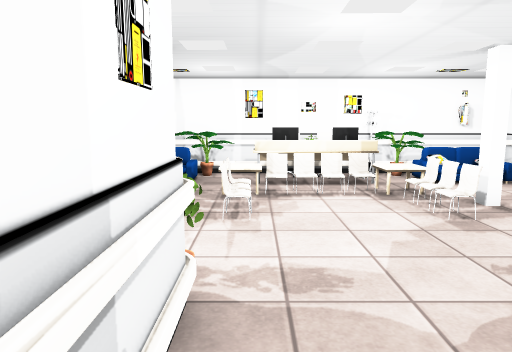
View 1 (above)

16 first-person views from a walk through a 3-D level made in the Unity game engine. The camera is 1.4 m above the floor, tilts 8° down and sees 70° across. Doors are open. The floor is counted in squares, 1 m on a side. Each view is taken from the middle of a square. On the plan, view 1 faces up. The plan holds only what a view shows up to about 16 squares ahead; the rest is blank. The player character is not drawn. Some surface patterns are stand-ins.

View 2
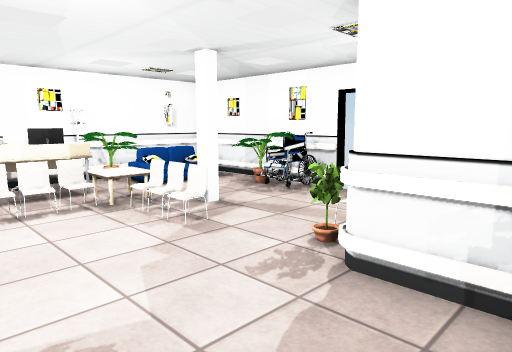

View 3
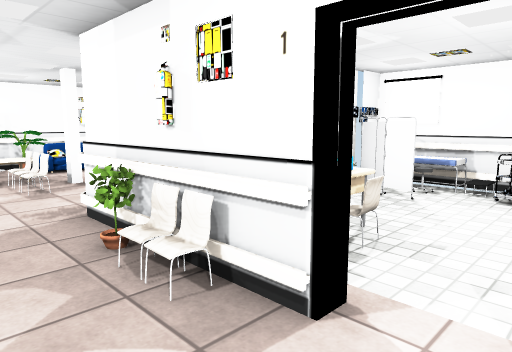

View 4
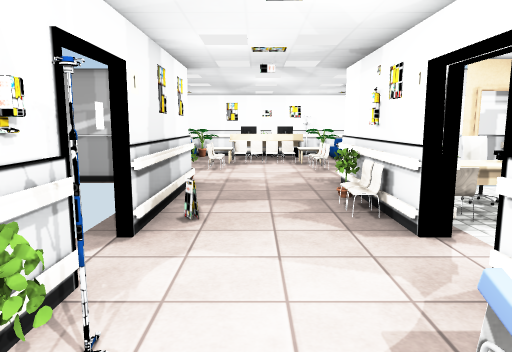

View 5
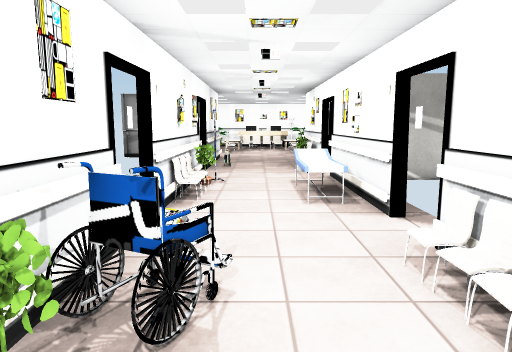

View 6
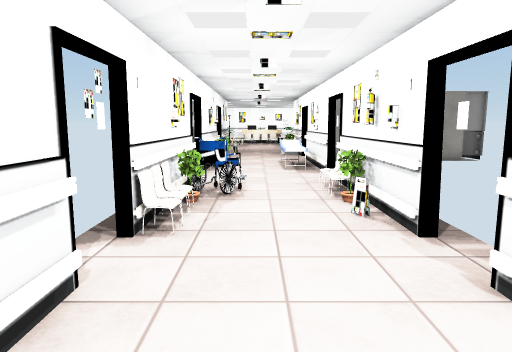

View 7
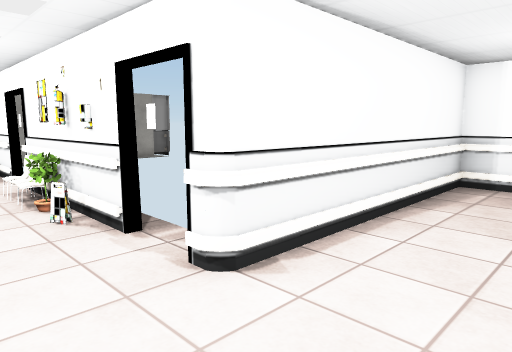

View 8
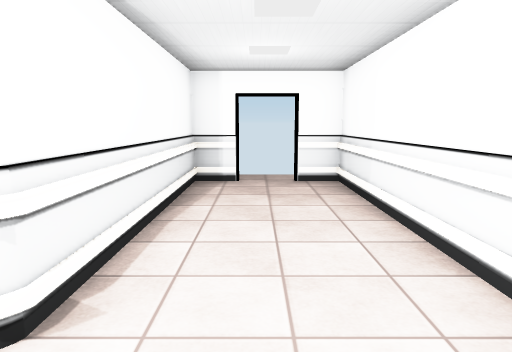

View 9
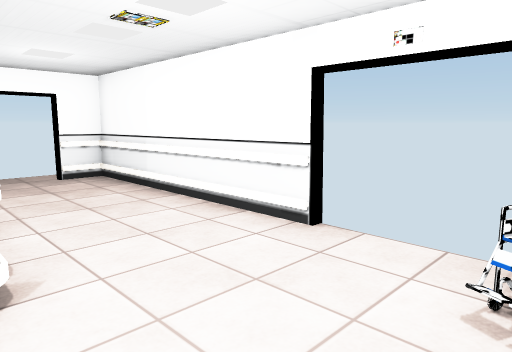

View 10
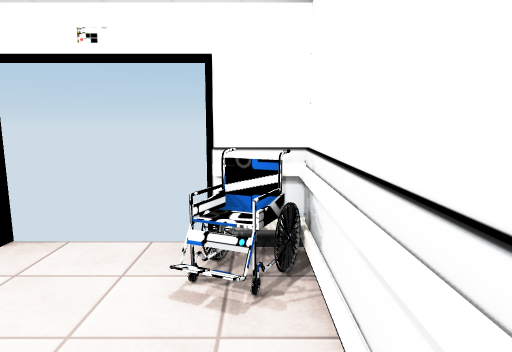

View 11
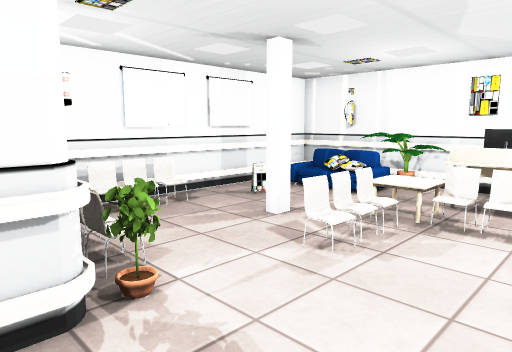

View 12
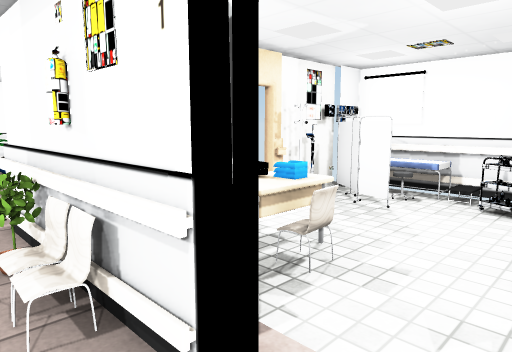

View 13
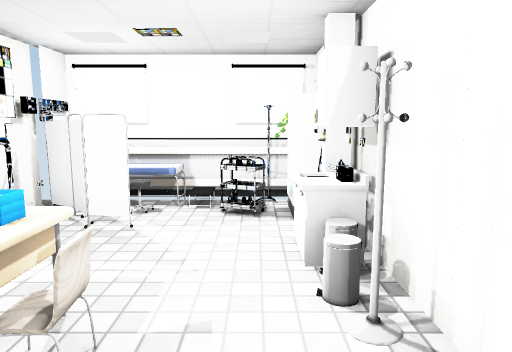

View 14
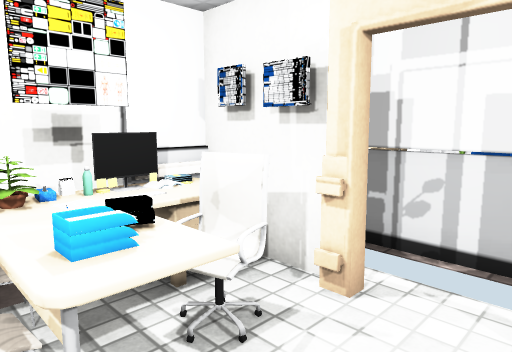

View 15
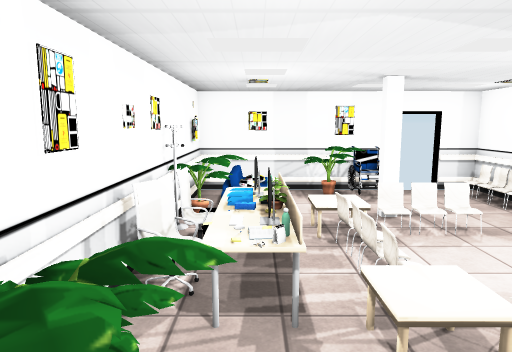

View 16
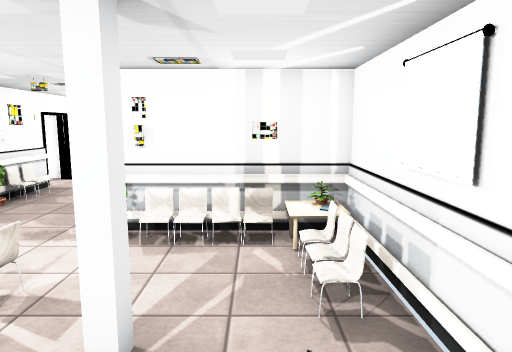

### Floor plan
Ten units are one square. View 1 is at (0, 0); x grows to the right and y downward. Boxes are objects, and circles mark ways between rooms. Rooms are numbered by the first view taken in them; rooms with no view inside come last. Other rooms are left out.
<svg viewBox="-51 -111 161 307">
<path fill="none" stroke="#000" d="M31 -14 31 -28M46 -17 34 -17M44 -15 39 -15M-6 -25 -6 16M71 -29 64 -29M71 -29 71 -40M71 -54 71 -66M74 -15 69 -15M71 -74 71 -106 -46 -106 -46 -26M-46 -29 -25 -29M54 33 65 33M84 26 94 26M101 16 101 -17M31 106 31 89M34 135 31 135 31 125M-6 149 -6 191 6 191M-6 89 -6 136M34 76 31 76 31 65M29 191 101 191 101 180M31 46 31 29M101 166 101 154 31 154 31 149M-6 29 -6 76"/>
<rect x="-45" y="-45" width="10" height="10" fill="#bbb"><title>other object</title></rect>
<rect x="-45" y="-55" width="10" height="10" fill="#bbb"><title>other object</title></rect>
<rect x="-45" y="-65" width="10" height="10" fill="#bbb"><title>other object</title></rect>
<rect x="-35" y="-105" width="10" height="10" fill="#bbb"><title>other object</title></rect>
<rect x="-25" y="-35" width="10" height="10" fill="#bbb"><title>other object</title></rect>
<rect x="-25" y="-65" width="10" height="10" fill="#bbb"><title>other object</title></rect>
<rect x="-25" y="-105" width="10" height="10" fill="#bbb"><title>other object</title></rect>
<rect x="-15" y="-35" width="10" height="10" fill="#bbb"><title>other object</title></rect>
<rect x="-15" y="-85" width="10" height="10" fill="#bbb"><title>other object</title></rect>
<rect x="-15" y="-105" width="10" height="20" fill="#bbb"><title>other object</title></rect>
<rect x="-5" y="-55" width="10" height="10" fill="#bbb"><title>other object</title></rect>
<rect x="-5" y="-65" width="10" height="10" fill="#bbb"><title>other object</title></rect>
<rect x="-5" y="-75" width="10" height="10" fill="#bbb"><title>other object</title></rect>
<rect x="-5" y="-85" width="10" height="10" fill="#bbb"><title>other object</title></rect>
<rect x="-5" y="-95" width="10" height="10" fill="#bbb"><title>other object</title></rect>
<rect x="5" y="-85" width="10" height="10" fill="#bbb"><title>other object</title></rect>
<rect x="5" y="-95" width="10" height="10" fill="#bbb"><title>other object</title></rect>
<rect x="5" y="-105" width="10" height="10" fill="#bbb"><title>other object</title></rect>
<rect x="15" y="-95" width="10" height="10" fill="#bbb"><title>other object</title></rect>
<rect x="15" y="-105" width="10" height="10" fill="#bbb"><title>other object</title></rect>
<rect x="25" y="5" width="10" height="10" fill="#bbb"><title>other object</title></rect>
<rect x="25" y="-5" width="10" height="10" fill="#bbb"><title>other object</title></rect>
<rect x="25" y="-15" width="10" height="10" fill="#bbb"><title>other object</title></rect>
<rect x="25" y="-55" width="10" height="10" fill="#bbb"><title>other object</title></rect>
<rect x="25" y="-65" width="10" height="10" fill="#bbb"><title>other object</title></rect>
<rect x="25" y="-75" width="10" height="10" fill="#bbb"><title>other object</title></rect>
<rect x="25" y="-85" width="10" height="10" fill="#bbb"><title>other object</title></rect>
<rect x="25" y="-95" width="10" height="10" fill="#bbb"><title>other object</title></rect>
<rect x="25" y="-105" width="10" height="10" fill="#bbb"><title>other object</title></rect>
<rect x="35" y="5" width="10" height="10" fill="#bbb"><title>other object</title></rect>
<rect x="35" y="-5" width="10" height="10" fill="#bbb"><title>other object</title></rect>
<rect x="35" y="-15" width="10" height="10" fill="#bbb"><title>other object</title></rect>
<rect x="35" y="-45" width="10" height="20" fill="#bbb"><title>other object</title></rect>
<rect x="35" y="-65" width="10" height="10" fill="#bbb"><title>other object</title></rect>
<rect x="35" y="-105" width="10" height="20" fill="#bbb"><title>other object</title></rect>
<rect x="45" y="25" width="10" height="10" fill="#bbb"><title>other object</title></rect>
<rect x="45" y="5" width="10" height="10" fill="#bbb"><title>other object</title></rect>
<rect x="45" y="-5" width="10" height="10" fill="#bbb"><title>other object</title></rect>
<rect x="45" y="-15" width="10" height="10" fill="#bbb"><title>other object</title></rect>
<rect x="45" y="-25" width="10" height="10" fill="#bbb"><title>other object</title></rect>
<rect x="45" y="-105" width="10" height="10" fill="#bbb"><title>other object</title></rect>
<rect x="55" y="-5" width="10" height="10" fill="#bbb"><title>other object</title></rect>
<rect x="55" y="-35" width="10" height="10" fill="#bbb"><title>other object</title></rect>
<rect x="55" y="-85" width="10" height="30" fill="#bbb"><title>other object</title></rect>
<rect x="55" y="-105" width="10" height="10" fill="#bbb"><title>other object</title></rect>
<rect x="65" y="15" width="10" height="10" fill="#bbb"><title>other object</title></rect>
<rect x="65" y="-15" width="10" height="10" fill="#bbb"><title>other object</title></rect>
<rect x="75" y="15" width="10" height="10" fill="#bbb"><title>other object</title></rect>
<rect x="75" y="-15" width="20" height="20" fill="#bbb"><title>other object</title></rect>
<rect x="75" y="-15" width="10" height="10" fill="#bbb"><title>other object</title></rect>
<rect x="75" y="-25" width="10" height="10" fill="#bbb"><title>other object</title></rect>
<rect x="85" y="15" width="10" height="10" fill="#bbb"><title>other object</title></rect>
<rect x="85" y="-5" width="10" height="20" fill="#bbb"><title>other object</title></rect>
<rect x="85" y="-25" width="10" height="10" fill="#bbb"><title>other object</title></rect>
<rect x="95" y="15" width="10" height="10" fill="#bbb"><title>other object</title></rect>
<rect x="-15" y="135" width="10" height="10" fill="#bbb"><title>other object</title></rect>
<rect x="-15" y="75" width="10" height="10" fill="#bbb"><title>other object</title></rect>
<rect x="-15" y="15" width="10" height="10" fill="#bbb"><title>other object</title></rect>
<rect x="-5" y="175" width="10" height="10" fill="#bbb"><title>other object</title></rect>
<rect x="-5" y="125" width="10" height="10" fill="#bbb"><title>other object</title></rect>
<rect x="-5" y="105" width="10" height="10" fill="#bbb"><title>other object</title></rect>
<rect x="-5" y="95" width="10" height="10" fill="#bbb"><title>other object</title></rect>
<rect x="-5" y="55" width="10" height="10" fill="#bbb"><title>other object</title></rect>
<rect x="-5" y="45" width="10" height="10" fill="#bbb"><title>other object</title></rect>
<rect x="-5" y="35" width="10" height="10" fill="#bbb"><title>other object</title></rect>
<rect x="15" y="45" width="10" height="10" fill="#bbb"><title>other object</title></rect>
<rect x="25" y="135" width="10" height="10" fill="#bbb"><title>other object</title></rect>
<rect x="25" y="115" width="10" height="10" fill="#bbb"><title>other object</title></rect>
<rect x="25" y="105" width="10" height="10" fill="#bbb"><title>other object</title></rect>
<rect x="25" y="75" width="10" height="10" fill="#bbb"><title>other object</title></rect>
<rect x="25" y="45" width="10" height="10" fill="#bbb"><title>other object</title></rect>
<circle cx="15" cy="25" r="3" fill="#2a7"/>
<text x="30" y="-40">1</text>
<text x="20" y="120">2</text>
</svg>
Room 1 opens to room 2.

Where each view was taken, in squares from view 1:
view 1: 0 up, 0 right, facing up
view 2: 1 up, 0 right, facing up-right
view 3: 3 down, 1 right, facing up-right
view 4: 6 down, 1 right, facing up
view 5: 13 down, 1 right, facing up
view 6: 18 down, 1 right, facing up
view 7: 18 down, 1 right, facing up-right
view 8: 17 down, 1 right, facing right
view 9: 15 down, 0 right, facing down-right
view 10: 15 down, 0 right, facing down
view 11: 2 up, 2 right, facing up-left
view 12: 3 down, 2 right, facing up-right
view 13: 2 down, 3 right, facing right
view 14: 1 down, 7 right, facing up-left
view 15: 9 up, 3 left, facing right
view 16: 9 up, 3 left, facing down
